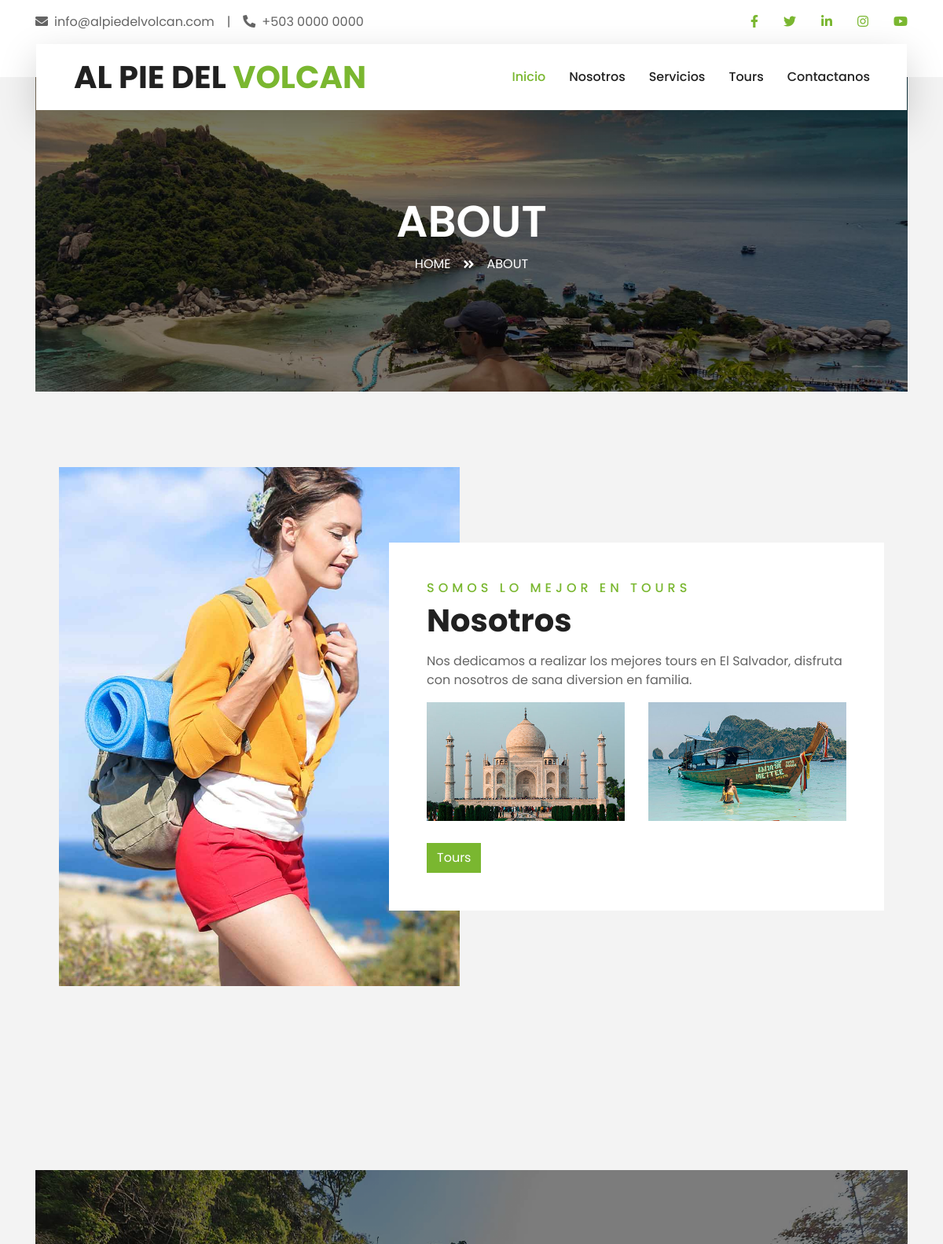
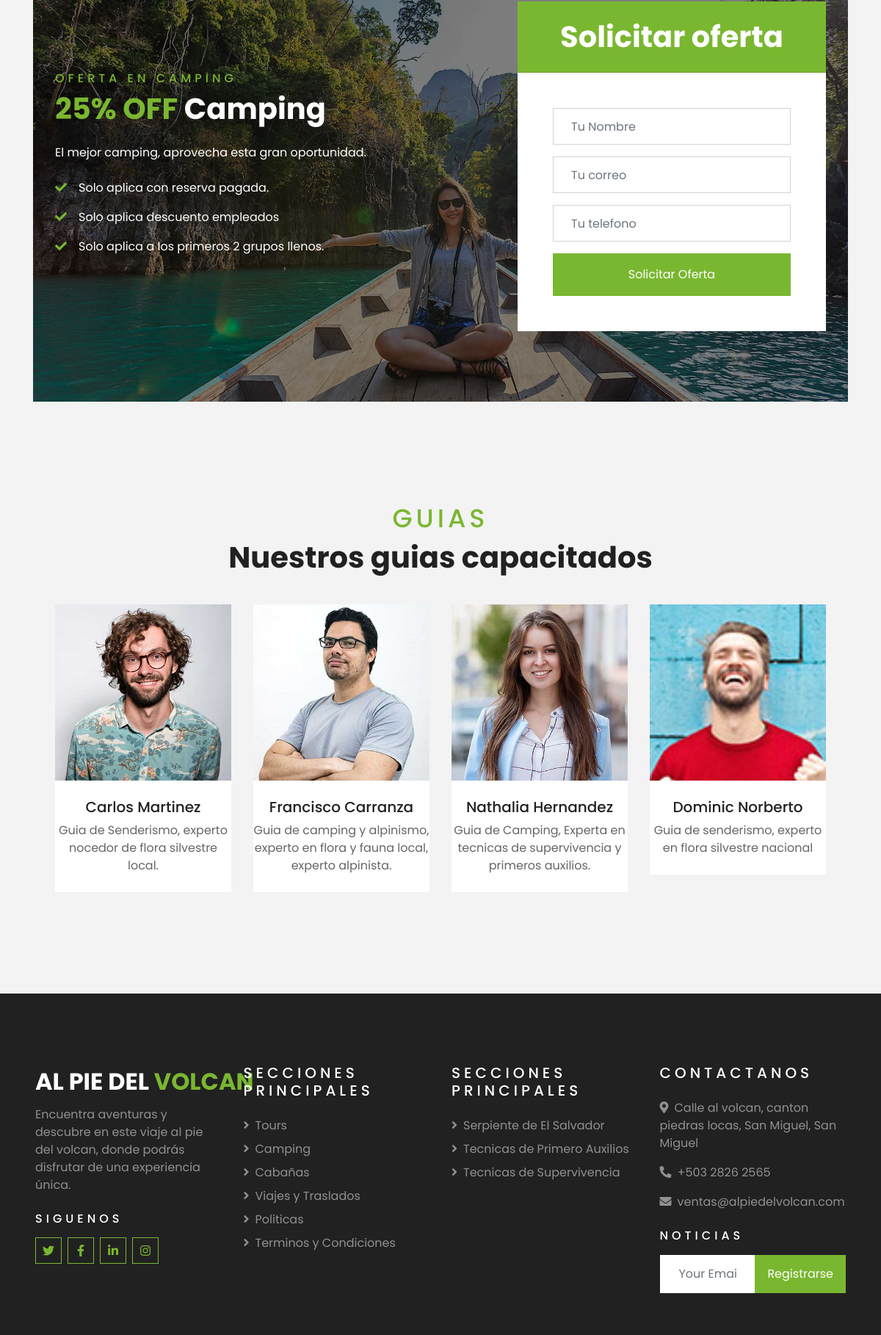
Screenshot of /nosotros/ (upper part) with the database file from the repository (2 pictures, top to bottom).
### Nosotros/models.py (models this page shows, shortened)
class Nosotros(models.Model):
    titulo = models.CharField("Titulo", max_length=100)
    subtitulo = models.CharField("Subtitulo", max_length=100)
    descripcion = models.TextField("Descripción")
    imagen = models.ImageField(upload_to=upload_to_nosotros, blank=False, null=False)
    texto_boton = models.CharField(max_length=50)
    url_boton = models.CharField(max_length=100)
    fecha_creacion = models.DateTimeField(auto_now_add=True)
    class Meta:
        verbose_name = "Nosotros"
        verbose_name_plural = "Nosotros"

class Nosotros_Oferta(models.Model):
    titulo_oferta = models.CharField(max_length=50)
    porcentaje_descuento = models.CharField(max_length=50)
    servicio_descuento = models.CharField(max_length=50)
    descripcion = models.TextField()
    detalle_1 = models.CharField(max_length=50)
    detalle_2 = models.CharField(max_length=50)
    detalle_3 = models.CharField(max_length=50)
    fecha_creacion = models.DateTimeField(auto_now_add=True)

### Configuraciones/models.py (models this page shows, shortened)
class Team_bar(models.Model):
    team_image = models.ImageField(upload_to=upload_to_team_bar, blank=False, null=False)
    team_nombre = models.CharField(max_length=40)
    team_job =  models.CharField(max_length=130)
    url_facebook = models.CharField(max_length=100)
    url_twitter = models.CharField(max_length=100)
    url_linkedin = models.CharField(max_length=100)
    url_instagram = models.CharField(max_length=100)

class Urls_info(models.Model):
    title = models.CharField(max_length=50)
    url = models.CharField(max_length=200)
    fecha_creacion = models.DateTimeField(auto_now_add=True)

class Urls_interes(models.Model):
    title = models.CharField(max_length=50)
    url = models.URLField(max_length=200)
    fecha_creacion = models.DateTimeField(auto_now_add=True)

class Contacts(models.Model):
    contact_email = models.EmailField("Correo electronico", max_length=254, help_text="Ingrese su dirección de correo electrónico")
    contact_phone = models.CharField(max_length=50)
    addres = models.CharField(max_length=250)
    fecha_creacion = models.DateTimeField(auto_now_add=True)
    class Meta:
        get_latest_by = 'fecha_creacion'

### Nosotros/views.py (the view, shortened to what this page needs)
# urls.py: path('', views.nosotros_index, name='nosotros'),
def nosotros_index(request):
    services = Services_Bar.objects.filter(services_visible=True)  # Filtra los servicios visibles
    teams_bar = Team_bar.objects.all().order_by("id")
    data_contact = Contacts.objects.latest()
    urls_info = Urls_info.objects.all()
    titulo_pagina = {
        'titulo_largo': "AL PIE DEL VOLCAN",
        'medio_titulo': "AL PIE DEL",
        'titulo_corto': "VOLCAN",
    }
    descripciones = {
        'descripcion_corta':'Aventura en el Volcan',
        'descripcion_larga':'Encuentra aventuras y descubre en este viaje al pie del volcan, donde podrás disfrutar de una experiencia única.',
    }
    urls_interes = Urls_interes.objects.all()
    nosotros = Nosotros.objects.first()
    servicios = Nosotros_Servicios.objects.all().order_by('-fecha_creacion')[:4]
    try:
        ultima_oferta = Nosotros_Oferta.objects.latest('fecha_creacion')
    except Nosotros_Oferta.DoesNotExist:
        raise Http404("No hay ofertas registradas en este momento.")
    context={
        'services':services,
        'teams_bar':teams_bar[:4],  #mostrando solo
        'data_contact':data_contact,
        'urls_info':urls_info,
        'titulo':titulo_pagina,
        'descripcion':descripciones,
        'urls_interes':urls_interes,
        'ultima_oferta': ultima_oferta,
        'nosotros': nosotros,
        'servicios': servicios,
        'ultima_oferta': ultima_oferta,
        }
    return render(request, 'nosotros.index.html', context )

### Nosotros/templates/nosotros.index.html (shortened to what this page needs)
{% extends "base.html" %}
{% load static %}
{% block content %}
<head>
</head>
    <div class="container-fluid page-header">
        <div class="container">
            <div class="d-flex flex-column align-items-center justify-content-center" style="min-height: 400px">
                <h3 class="display-4 text-white text-uppercase">About</h3>
                <div class="d-inline-flex text-white">
                    <p class="m-0 text-uppercase"><a class="text-white" href="">Home</a></p>
                    <i class="fa fa-angle-double-right pt-1 px-3"></i>
                    <p class="m-0 text-uppercase">About</p>
                </div>
            </div>
        </div>
    </div>
<div class="container-fluid py-5">
    <div class="container pt-5">
        <div class="row">
            <div class="col-lg-6" style="min-height: 500px;">
                <div class="position-relative h-100">
                    <img class="position-absolute w-100 h-100" src="{{ nosotros.imagen.url }}" style="object-fit: cover;" alt="{{ nosotros.titulo }}">
                </div>
            </div>
            <div class="col-lg-6 pt-5 pb-lg-5">
                <div class="about-text bg-white p-4 p-lg-5 my-lg-5">
                    <h6 class="text-primary text-uppercase" style="letter-spacing: 5px;">{{ nosotros.subtitulo }}</h6>
                    <h1 class="mb-3">{{ nosotros.titulo }}</h1>
                    <p>{{ nosotros.descripcion }}</p>
                    <div class="row mb-4">
                        <div class="col-6">
                            <img class="img-fluid" src="{% static 'img/about-1.jpg' %}" alt="Image 1">
                        </div>
                        <div class="col-6">
                            <img class="img-fluid" src="{% static 'img/about-2.jpg' %}" alt="Image 2">
                        </div>
                    </div>
                    <a href="{{ nosotros.url_boton }}" class="btn btn-primary mt-1">{{ nosotros.texto_boton }}</a>
                </div>
            </div>
        </div>
    </div>
</div>
<div class="container-fluid pb-5">
    <div class="container pb-5">
    </div>
</div>
    <div class="container-fluid bg-registration py-5" style="margin: 90px 0;">
        <div class="container py-5">
            <div class="row align-items-center">
                <div class="col-lg-7 mb-5 mb-lg-0">
                    <div class="mb-4">
                        <h6 class="text-primary text-uppercase" style="letter-spacing: 5px;">{{ ultima_oferta.titulo_oferta }}</h6>
                        <h1 class="text-white"><span class="text-primary">{{ ultima_oferta.porcentaje_descuento }} OFF</span> {{ ultima_oferta.servicio_descuento }}</h1>
                    </div>
                    <p class="text-white">{{ ultima_oferta.descripcion }}</p>
                    <ul class="list-inline text-white m-0">
                        <li class="py-2"><i class="fa fa-check text-primary mr-3"></i>{{ ultima_oferta.detalle_1 }}</li>
                        <li class="py-2"><i class="fa fa-check text-primary mr-3"></i>{{ ultima_oferta.detalle_2 }}</li>
                        <li class="py-2"><i class="fa fa-check text-primary mr-3"></i>{{ ultima_oferta.detalle_3 }}</li>
                    </ul>
                </div>
                <div class="col-lg-5">
                    <div class="card border-0">
                        <div class="card-header bg-primary text-center p-4">
                            <h1 class="text-white m-0">Solicitar oferta</h1>
                        </div>
                        <div class="card-body rounded-bottom bg-white p-5">
                            <form method="post" id="solicitud_oferta" action="{% url 'nosotros' %}">
                                <div class="form-group">
                                    <input type="text" class="form-control p-4" placeholder="Tu Nombre" name="nombre" required="required" />
                                </div>
                                <div class="form-group">
                                    <input type="email" class="form-control p-4" placeholder="Tu correo" name="email" required="required" />
                                </div>
                                <div class="form-group">
                                    <input type="text" class="form-control p-4" placeholder="Tu telefono" name="telefono" required="required" />
                                </div>
                                <div>
                                    <button class="btn btn-primary btn-block py-3" type="submit">Solicitar Oferta</button>
                                </div>
                            </form>
                        </div>
                    </div>
                </div>
            </div>
        </div>
    </div>
    {% include "sections/team.html" %}
{% endblock content %}

### templates/sections/team.html (shortened to what this page needs)
{% load static %}
<div class="container-fluid py-6">
    <div class="container pt-5 pb-3">
        <div class="text-center mb-3 pb-3">
            <h6 class="text-primary text-uppercase" style="letter-spacing: 5px; font-size: 35px;">Guias</h6>
            <h1>Nuestros guias capacitados</h1>
        </div>
        <div class="row">
            {% for team_member in teams_bar %}
                <div class="col-lg-3 col-md-4 col-sm-6 pb-2">
                    <div class="team-item bg-white mb-4">
                        <div class="team-img position-relative overflow-hidden">
                            <img class="img-fluid w-100" src="{{ team_member.team_image.url }}" alt="{{ team_member.team_nombre }}">
                            <div class="team-social">
                            </div>
                        </div>
                        <div class="text-center py-4">
                            <h5 class="text-truncate">{{ team_member.team_nombre }}</h5>
                            <p class="m-0">{{ team_member.team_job }}</p>
                        </div>
                    </div>
                </div>
            {% endfor %}
        </div>
    </div>
</div>

### templates/sections/footer.html (shortened to what this page needs)
    <div class="container-fluid bg-dark text-white-50 py-5 px-sm-3 px-lg-5" style="margin-top: 90px;">
        <div class="row pt-5">
            <div class="col-lg-3 col-md-6 mb-5">
                <a href="" class="navbar-brand">
                    <h2 class="text-primary"><span class="text-white">{{ titulo.medio_titulo }} </span>{{ titulo.titulo_corto }}</h2>
                </a>
                <p>{{ descripcion.descripcion_larga }}</p>
                <h6 class="text-white text-uppercase mt-4 mb-3" style="letter-spacing: 5px;">Siguenos</h6>
                <div class="d-flex justify-content-start">
                    <a class="btn btn-outline-primary btn-square mr-2" href="{{ barra_principal.url_twitter }}"><i class="fab fa-twitter"></i></a>
                    <a class="btn btn-outline-primary btn-square mr-2" href="{{ barra_principal.url_facebook }}"><i class="fab fa-facebook-f"></i></a>
                    <a class="btn btn-outline-primary btn-square mr-2" href="{{ barra_principal.url_linkedin }}"><i class="fab fa-linkedin-in"></i></a>
                    <a class="btn btn-outline-primary btn-square" href="{{ barra_principal.url_instagram }}"><i class="fab fa-instagram"></i></a>
                </div>
            </div>
            <div class="col-lg-3 col-md-6 mb-5">
                <h5 class="text-white text-uppercase mb-4" style="letter-spacing: 5px;">Secciones principales</h5>
                <div class="d-flex flex-column justify-content-start">
                    {% for url_ in urls_info %}
                        <a class="text-white-50 mb-2" href="{{ url_.url }}" target="_blank"><i class="fa fa-angle-right mr-2"></i>{{ url_.title }}</a>
                    {% endfor %}
                </div>
            </div>
            <div class="col-lg-3 col-md-6 mb-5">
                <h5 class="text-white text-uppercase mb-4" style="letter-spacing: 5px;">Secciones principales</h5>
                <div class="d-flex flex-column justify-content-start">
                    {% for url_ in urls_interes %}
                        <a class="text-white-50 mb-2" href="{{ url_.url }}" target="_blank"><i class="fa fa-angle-right mr-2"></i>{{ url_.title }}</a>
                    {% endfor %}
                </div>
            </div>
            <div class="col-lg-3 col-md-6 mb-5">
                <h5 class="text-white text-uppercase mb-4" style="letter-spacing: 5px;">Contactanos</h5>
                <p><i class="fa fa-map-marker-alt mr-2"></i>{{ data_contact.addres }}</p>
                <p><i class="fa fa-phone-alt mr-2"></i>+503 {{ data_contact.contact_phone }}</p>
                <p><i class="fa fa-envelope mr-2"></i>{{ data_contact.contact_email }}</p>
                <h6 class="text-white text-uppercase mt-4 mb-3" style="letter-spacing: 5px;">Noticias</h6>
                <div class="w-100">
                    <div class="input-group">
                        <input type="text" class="form-control border-light" style="padding: 25px;" placeholder="Your Email">
                        <div class="input-group-append">
                            <button class="btn btn-primary px-3">Registrarse</button>
                        </div>
                    </div>
                </div>
            </div>
        </div>
    </div>

### rows the page displays
Nosotros: imagen (picture), subtitulo "SOMOS LO MEJOR EN TOURS", titulo "Nosotros", descripcion "Nos dedicamos a realizar los mejores tours en El Salvador, disfruta con nosotros de sana diversion en familia.", texto_boton "Tours"
Nosotros_Oferta: titulo_oferta "OFERTA EN CAMPING", porcentaje_descuento "25%", servicio_descuento "Camping", descripcion "El mejor camping, aprovecha esta gran oportunidad.", detalle_1 "Solo aplica con reserva pagada.", detalle_2 "Solo aplica descuento empleados", detalle_3 "Solo aplica a los primeros 2 grupos llenos."
Team_bar: team_image (picture), team_nombre "Carlos Martinez", team_job "Guia de Senderismo, experto nocedor de flora silvestre local."
Team_bar: team_image (picture), team_nombre "Francisco Carranza", team_job "Guia de camping y alpinismo, experto en flora y fauna local, experto alpinista."
Team_bar: team_image (picture), team_nombre "Nathalia Hernandez", team_job "Guia de Camping, Experta en tecnicas de supervivencia y primeros auxilios."
Team_bar: team_image (picture), team_nombre "Dominic Norberto", team_job "Guia de senderismo, experto en flora silvestre nacional"
Urls_info: title "Tours"
Urls_info: title "Camping"
Urls_info: title "Cabañas"
Urls_info: title "Viajes y Traslados"
Urls_info: title "Politicas"
Urls_info: title "Terminos y Condiciones"
Urls_interes: title "Serpiente de El Salvador"
Urls_interes: title "Tecnicas de Primero Auxilios"
Urls_interes: title "Tecnicas de Supervivencia"
Contacts: addres "Calle al volcan, canton piedras locas, San Miguel, San Miguel", contact_phone "2826 2565", contact_email "ventas@alpiedelvolcan.com"

### other values shown
{{ titulo.medio_titulo }} "AL PIE DEL"
{{ titulo.titulo_corto }} "VOLCAN"
{{ descripcion.descripcion_larga }} "Encuentra aventuras y descubre en este viaje al pie del volcan, donde podrás disfrutar de una experiencia única."
